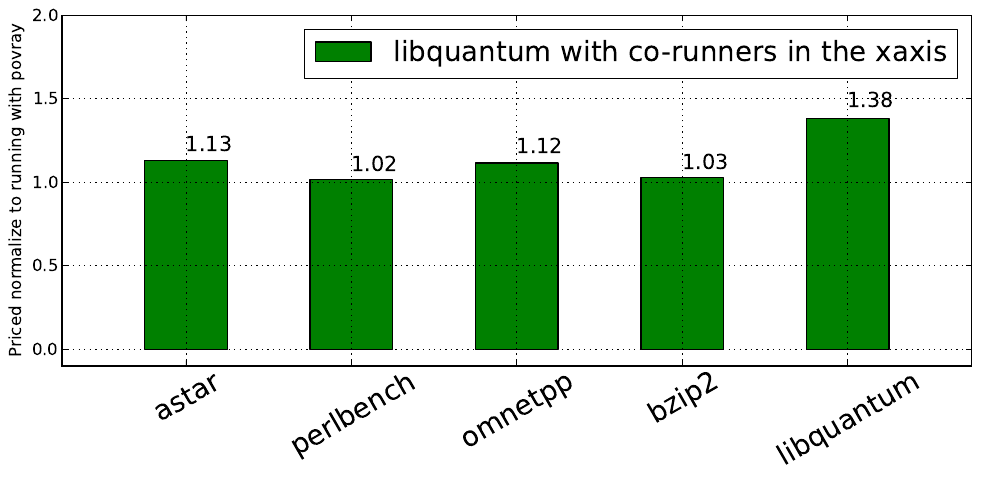

This figure's Python source:
from collections import defaultdict
import numpy as np
import matplotlib.pyplot as plt

colocationListBaseline = [ 'colocating with perlbench', 'colocating with astar', 'colocating with povray', 'colocating with omnetpp', 'colocating with bzip2', 'colocating with libquantum' ]
runningList = [ 'libquantum', 'colocating with astar', 'libquantum', 'colocating with perlbench', 'libquantum', 'colocating with omnetpp', 'libquantum', 'colocating with bzip2', 'libquantum', 'colocating with libquantum' ]
benchListExperiments = ['libquantum']
libquantum=1.09
def autolabel(rects):
    # attach some text labels
    for rect in rects:
        height = rect.get_height()
        plt.text(rect.get_x()+rect.get_width()/2., 1.05*height, '%.2f'%float(height), size='15')

def autolabel2(rects):
    # attach some text labels
    for rect in rects:
        height = rect.get_height()
        plt.text(rect.get_x()+rect.get_width()/2., 1.05*height, '%.2f'%float(height))

filename = 'shutter_cpi_5'
fList2 = [s.strip() for s in open('../../papergraphs/1.5intrograph/degradation_ground_truth/shutter_cpi_1000.txt').readlines()]

dictList_degradation_colocation = defaultdict(lambda  : defaultdict(list))

for (b,a) in enumerate(fList2):
    if a in colocationListBaseline:
        index = a
    else:
        if a in benchListExperiments:
            dictList_degradation_colocation[index][a].append(float(fList2[b+1]))

yaxis = ()
xaxis = ()
#sorting the ground truth values
for a in xrange(0,len(runningList),2):
    j = runningList[a+1]
    i = runningList[a]
    xaxis = xaxis + (j[16:],)
    yaxis = yaxis + (np.mean(dictList_degradation_colocation[j][i])/np.mean(dictList_degradation_colocation['colocating with povray'][i]), )
    #print j,i,dictList_degradation_colocation[j][i]

width=0.5
x = np.arange(len(yaxis))
fig = plt.figure(figsize=(10, 5))
bar1 = plt.bar( x, yaxis, width, color="g", label='libquantum with co-runners in the xaxis')
#bar2 = plt.bar( x+width, yaxis2, width, color="b", label='colocating with mcf  (avg = %.2f)' %(np.mean(yaxis_abs2)))
autolabel(bar1)
#autolabel(bar2)
plt.ylabel( 'Priced normalize to running with povray' )
plt.xticks(x + width/2.0, xaxis, rotation='30',  ha='center', size='20')
plt.ylim(-0.1,2)
plt.xlim(-0.5,5)
plt.grid()
plt.tight_layout()
plt.legend(prop={'size':20})
#plt.savefig('comparecorun.png', dpi=150)
#plt.show()
#plt.close()
#plt.savefig('%s_error.png' %(filename), dpi=125)

import os as mars_awesome_os;
import matplotlib.pyplot as mars_awesome_plt;
mars_awesome_plt.savefig('comparecorun.eps', bbox_inches='tight');
mars_awesome_os.popen('epstopdf comparecorun.eps');
